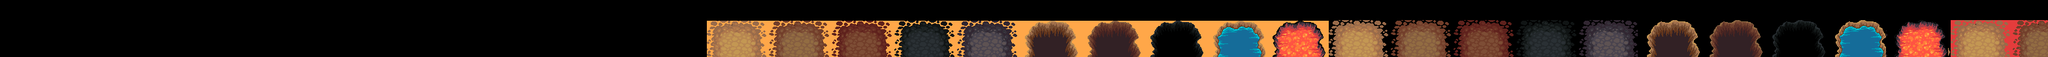

The image is a tile-based game level rendered from a .tmx file. Its description and complete source (layers, tilesets, objects, tile grids) follow:
An orthogonal 33x1 tile map with 95x88 px tiles, 1 tile layer (Tile Layer 1), 2 tilesets.

<map version="1.0" tiledversion="2018.02.14" orientation="orthogonal" renderorder="right-down" width="33" height="1" tilewidth="95" tileheight="88" infinite="0" nextobjectid="1">
 <tileset firstgid="1" source="mejff.tsx" />
 <tileset firstgid="33" source="finaldumbasstile.tsx" />
 <layer name="Tile Layer 1" width="33" height="1" offsetx="1082.21" offsety="31.6197">
  <data encoding="csv">
1,2,3,4,5,7,8,9,10,6,11,12,13,14,15,17,18,19,20,16,21,22,23,24,25,27,28,29,30,26,31,32,33
</data>
 </layer>
</map>